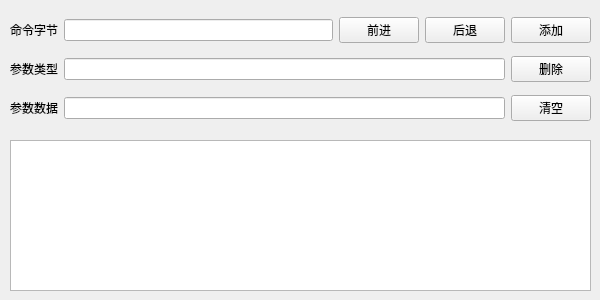
<?xml version="1.0" encoding="UTF-8"?>
<ui version="4.0">
 <class>MainWindow</class>
 <widget class="QMainWindow" name="MainWindow">
  <property name="geometry">
   <rect>
    <x>0</x>
    <y>0</y>
    <width>600</width>
    <height>300</height>
   </rect>
  </property>
  <property name="sizePolicy">
   <sizepolicy hsizetype="Fixed" vsizetype="Fixed">
    <horstretch>0</horstretch>
    <verstretch>0</verstretch>
   </sizepolicy>
  </property>
  <property name="minimumSize">
   <size>
    <width>600</width>
    <height>300</height>
   </size>
  </property>
  <property name="maximumSize">
   <size>
    <width>600</width>
    <height>300</height>
   </size>
  </property>
  <property name="windowTitle">
   <string>数据包组合工具</string>
  </property>
  <property name="toolButtonStyle">
   <enum>Qt::ToolButtonIconOnly</enum>
  </property>
  <property name="unifiedTitleAndToolBarOnMac">
   <bool>false</bool>
  </property>
  <widget class="QWidget" name="centralwidget">
   <widget class="QTextBrowser" name="textBrowser_display">
    <property name="geometry">
     <rect>
      <x>10</x>
      <y>140</y>
      <width>581</width>
      <height>151</height>
     </rect>
    </property>
   </widget>
   <widget class="QWidget" name="layoutWidget">
    <property name="geometry">
     <rect>
      <x>10</x>
      <y>10</y>
      <width>581</width>
      <height>121</height>
     </rect>
    </property>
    <layout class="QGridLayout" name="gridLayout">
     <item row="0" column="0">
      <widget class="QLabel" name="label">
       <property name="text">
        <string>命令字节</string>
       </property>
      </widget>
     </item>
     <item row="0" column="1">
      <widget class="QLineEdit" name="lineEdit_CMD"/>
     </item>
     <item row="0" column="2">
      <widget class="QPushButton" name="pushButton_Left">
       <property name="text">
        <string>前进</string>
       </property>
      </widget>
     </item>
     <item row="0" column="3">
      <widget class="QPushButton" name="pushButton_Right">
       <property name="text">
        <string>后退</string>
       </property>
      </widget>
     </item>
     <item row="0" column="4">
      <widget class="QPushButton" name="pushButton_add">
       <property name="text">
        <string>添加</string>
       </property>
      </widget>
     </item>
     <item row="1" column="0">
      <widget class="QLabel" name="label_3">
       <property name="text">
        <string>参数类型</string>
       </property>
      </widget>
     </item>
     <item row="1" column="4">
      <widget class="QPushButton" name="pushButton_del">
       <property name="text">
        <string>删除</string>
       </property>
      </widget>
     </item>
     <item row="2" column="0">
      <widget class="QLabel" name="label_2">
       <property name="text">
        <string>参数数据</string>
       </property>
      </widget>
     </item>
     <item row="2" column="4">
      <widget class="QPushButton" name="pushButton_clear">
       <property name="text">
        <string>清空</string>
       </property>
      </widget>
     </item>
     <item row="1" column="1" colspan="3">
      <widget class="QLineEdit" name="lineEdit_para_type"/>
     </item>
     <item row="2" column="1" colspan="3">
      <widget class="QLineEdit" name="lineEdit_Para_data"/>
     </item>
    </layout>
   </widget>
  </widget>
 </widget>
 <resources/>
 <connections/>
</ui>
